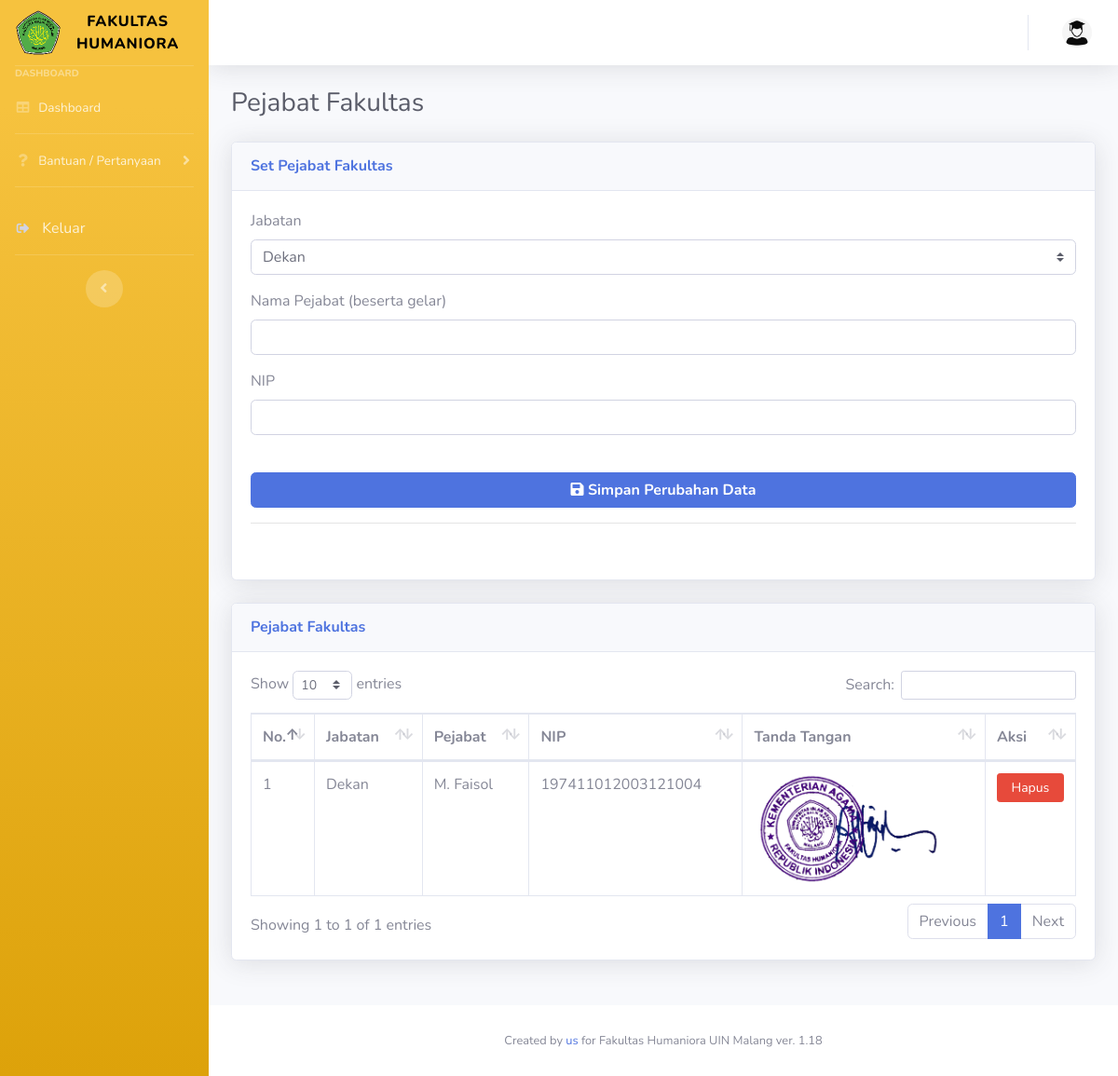
/admin/pejabat-isi.php, run on the app's committed database.
### tables this page shows
CREATE TABLE IF NOT EXISTS `pejabat` (
  `no` int(11) NOT NULL AUTO_INCREMENT,
  `jabatan` varchar(50) DEFAULT NULL,
  `nama` varchar(100) DEFAULT NULL,
  `nip` varchar(20) DEFAULT NULL,
  `ttd` varchar(100) DEFAULT NULL,
  KEY `Index 1` (`no`)
);

### admin/pejabat-isi.php (the view, shortened to what this page needs)
<!DOCTYPE html>
<html lang="en">
<head>
    <link href="../vendor/fontawesome-free/css/all.min.css" rel="stylesheet" type="text/css">
    <link href="../css/sb-admin-2.min.css" rel="stylesheet">
    <link href="vendor/datatables/dataTables.bootstrap4.min.css" rel="stylesheet">
</head>
<body id="page-top">
    <div id="wrapper">
        <?php
        require "../assets/sidebar.php";
        ?>
        <div id="content-wrapper" class="d-flex flex-column">
            <div id="content">
                <?php
                require "../assets/topbar.php";
                ?>
                <div class="container-fluid">
                    <div class="d-sm-flex align-items-center justify-content-between mb-4">
                        <h1 class="h3 mb-0 text-gray-800">Pejabat Fakultas</h1>
                    </div>
                    <div class="row">
                        <div class="col-lg-12 mb-4">
                            <div class="card shadow mb-4">
                                <div class="card-header py-3">
                                    <h6 class="m-0 font-weight-bold text-primary">Set Pejabat Fakultas</h6>
                                </div>
                                <div class="card-body">
                                    <form class="user" action="pejabat-simpan.php" method="POST">
                                        <div class="form-group">
                                            <label>Jabatan</label>
                                            <select class="browser-default custom-select" name="jabatan" id="jabatan">
                                                <option value="Dekan" selected>Dekan</option>
                                            </select>
                                        </div>
                                        <div class="form-group">
                                            <label>Nama Pejabat (beserta gelar)</label>
                                            <input type="text" class="form-control form-user" name="nama" id="nama" required>
                                        </div>
                                        <div class="form-group">
                                            <label>NIP</label>
                                            <input type="number" class="form-control form-user" name="nip" id="nip" required>
                                        </div>
                                        <br />
                                        <button type="submit" class="btn btn-primary btn-block"> <i class="fas fa-save"></i><b> Simpan Perubahan Data</b></button>
                                        <hr>
                                    </form>
                                    <br />
                                </div>
                            </div>
                            <div class="card shadow mb-4">
                                <div class="card-header py-3">
                                    <h6 class="m-0 font-weight-bold text-primary">Pejabat Fakultas</h6>
                                </div>
                                <div class="card-body">
                                    <div class="table-responsive">
                                        <table class="table table-bordered" id="dataTable" width="100%" cellspacing="0">
                                            <thead>
                                                <tr>
                                                    <th width="5%">No.</th>
                                                    <th>Jabatan</th>
                                                    <th>Pejabat</th>
                                                    <th>NIP</th>
                                                    <th>Tanda Tangan</th>
                                                    <th>Aksi</th>
                                                </tr>
                                            </thead>
                                            <tbody>
                                                <?php
                                                $no = 1;
                                                $qpejabat = mysqli_query($conn, "SELECT * FROM pejabat ORDER BY jabatan");
                                                while ($dpejabat = mysqli_fetch_array($qpejabat)) {
                                                    $nodata = $dpejabat['no'];
                                                    $jabatan = $dpejabat['jabatan'];
                                                    $nama = $dpejabat['nama'];
                                                    $nip = $dpejabat['nip'];
                                                    $ttd = $dpejabat['ttd'];
                                                ?>
                                                    <tr>
                                                        <td><?= $no; ?></td>
                                                        <td><?= $jabatan; ?></td>
                                                        <td><?= $nama; ?></td>
                                                        <td><?= $nip; ?></td>
                                                        <td><?php
                                                            if (empty($ttd)) {
                                                            ?>
                                                                <div class="form-group">
                                                                    <form action="pejabat-uploadttd.php" method="post" enctype="multipart/form-data">
                                                                        <label>Upload File Tanda Tangan</label>
                                                                        <input type="hidden" name="nomer" value="<?= $nodata; ?>">
                                                                        <input type="file" class="form-control" name="fileToUpload">
                                                                        <input type="submit" class="btn btn-primary btn-block btn-sm" name="upload" value="Upload" />
                                                                    </form>
                                                                </div>
                                                            <?php
                                                            } else {
                                                            ?>
                                                                <img src="<?= $ttd; ?>" width="200px"></img>
                                                            <?php
                                                            };
                                                            ?>
                                                        </td>
                                                        <td>
                                                            <form action="pejabat-hapus.php" method="POST">
                                                                <input type="submit" class="btn btn-danger btn-block btn-sm" name="delete" value="Hapus" onclick="return confirm('Apakah anda yakin akan menghapus data ini ?');" />
                                                            </form>
                                                        </td>
                                                    </tr>
                                                <?php
                                                    $no++;
                                                };
                                                ?>
                                            </tbody>
                                        </table>
                                    </div>
                                </div>
                            </div>
                        </div>
                    </div>
                </div>
            </div>
            <?php
            require "../assets/footer.php";
            ?>
        </div>
    </div>
</body>
</html>

### data on the page
pejabat: jabatan "Dekan", nama "M. Faisol", nip "197411012003121004", ttd (picture)
